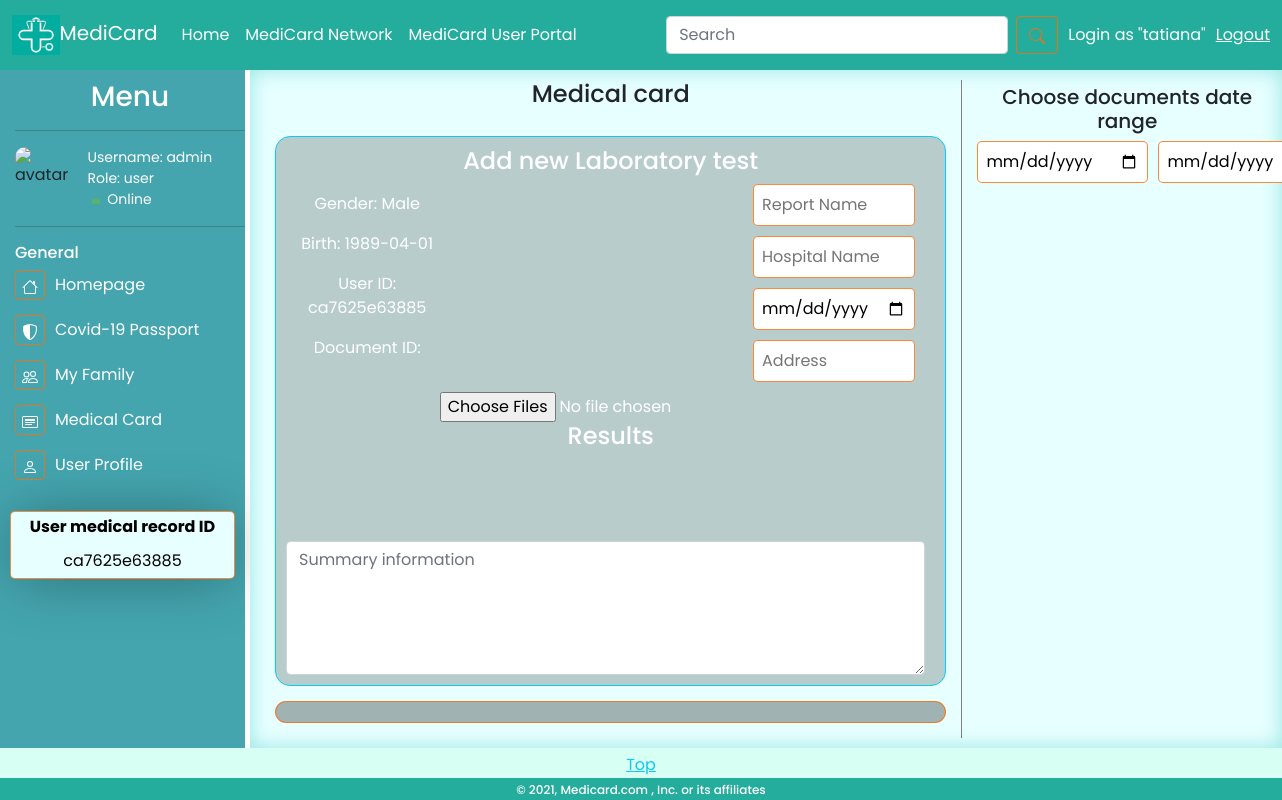
The page /portal/card/ca7625e63885 (signed in) on the database its author committed.
### portal/models.py (models this page shows, shortened)
class User(AbstractUser):
    user_role = models.CharField(max_length=30, default="user")
    avatar_url = models.URLField(
        default="https://firebasestorage.googleapis.com/v0/b/medicard-db.appspot.com/o/portal%2Fimg%2Fnoimage.jpg?alt=media&token=defb69c4-2ffc-4e10-be83-75498408c2e2")
    med_id = models.CharField(max_length=255, default=uuid.uuid4().hex[:12])
    passport = models.CharField(max_length=64, default=None, null=True, unique=True)
    full_name = models.CharField(max_length=100, null=True)
    gender = models.CharField(max_length=15, default='Male', null=True)
    birth_date = models.CharField(max_length=30, default="1920-01-01", null=True)
    bio = models.CharField(max_length=1000, default=None, null=True)
    home_address = models.CharField(max_length=255, null=True)
    job = models.CharField(max_length=255, null=True)
    phone_number = models.IntegerField(null=True)
    emergency_number = models.IntegerField(null=True)
    notifications = models.BooleanField(default=True)

### portal/views.py (the view, shortened to what this page needs)
# urls.py: path('portal', views.portal_view, name="portal"),
@login_required()
def portal_view(request, med_id="", page=""):
    if med_id == "":
        med_id = request.user.med_id
    if med_id == request.user.med_id:
        current_user = User.objects.get(med_id=request.user.med_id)
        info = User.objects.get(username=current_user.username)
        if page == "family":
            family_members = []
            members = FamilyMembers.objects.filter(user_id=request.user.id)
            if not members:
                return render(request, 'portal/portal.html', {
                    "user": info,
                    "family": True,
                    "owner": True
                })
            else:
                for member in members:
                    family_members.append(member.family_members_list_id)
                query = Q()
                for ident in family_members:
                    query.add(Q(id=ident), Q.OR)
                my_family = User.objects.filter(query)
                return render(request, 'portal/portal.html', {
                    "user": info,
                    "family": True,
                    "owner": True,
                    "my_family": my_family
                })
        elif page == "recognizer":
            return render(request, 'portal/portal.html', {
                "user": info,
                "recognizer": True,
                "owner": True,
            })
        elif page == "profile":
            return render(request, 'portal/profile.html', {
                "user": info,
                "owner": True,
            })
        elif page == "card":
            return render(request, 'portal/medicard.html', {
                "user": info,
                "owner": True,
            })
        elif page == "findhelp":
            return render(request, 'portal/portal.html', {
                "user": info,
                "findhelp": True,
                "owner": True
            })
        elif page == "covidpass":
            return render(request, 'portal/passport.html', {
                "user": info,
                "owner": True
            })
        else:
            return render(request, 'portal/portal.html', {
                "user": info,
                "dashboard": True,
                "owner": True
            })
    else:
        access_user = User.objects.get(med_id=med_id)
        access_check = AccessList.objects.filter(user_id=access_user.id, access_user=request.user.id)
        info = User.objects.get(med_id=med_id)
        if not access_check:
            return render(request, 'portal/portal.html', {
                "user": info,
                "error": True
            })
        else:
            if page == "card":
                return render(request, 'portal/medicard.html', {
                    "card": True,
                    "user": info
                })
            elif page == "profile":
                return render(request, 'portal/profile.html', {
                    "user": info
                })
            elif page == "covidpass":
                return render(request, 'portal/passport.html', {
                    "user": info,
                })
            else:
                return render(request, 'portal/portal.html', {
                    "user": info,
                    "dashboard": True
                })

### portal/templates/portal/medicard.html (shortened to what this page needs)
{% extends 'portal/portal_layout.html' %}
{% load static %}
{% block body %}
<div class="cards-container" id="app">
    <div class="documents-container">
        <div class="recognized">
            <div class="recognized-header">
                <h4>Medical card</h4>
            </div>
            <div class="modal-container">
                <div class="modal-add">
                    <div class="modal-add-header"><h4>Add new Laboratory test</h4></div>
                    <div class="row-main">
                        <div class="column-quater">
                            <p>Gender: {{ user.gender }} </p>
                            <p>Birth: {{ user.birth_date }}</p>
                            <p><span>User ID: </span><span>{{ user.med_id }}</span></p>
                            <p><span>Document ID: </span></p>
                        </div>
                        <div class="column-quater">
                            <input class="custom-input top-input" name="report_name" placeholder="Report Name"
                                   required type="text">
                            <input class="custom-input top-input" name="hospital_name" placeholder="Hospital Name"
                                   required type="text">
                            <input class="custom-input top-input" name="date" placeholder="Date" required type="date">
                            <input class="custom-input top-input" name="address" placeholder="Address" required
                                   type="text">
                        </div>
                    </div>
                    <input accept="jpg,png, gif" id="image-add-record" multiple="true" type="file">
                    <div class="modal-add-body">
                        <div class="modal-add-header"><h4>Results</h4></div>
                        <br/>
                        <br/>
                        <div class="summary-info">
                            <div class="form-group">
                        <textarea class="form-control summary"
                                  maxlength="500"
                                  placeholder="Summary information"
                                  rows="5"></textarea>
                            </div>
                        </div>
                    </div>
                </div>
            </div>
            <div class="document-container">
                <div class="report-container">
                </div>
            </div>
        </div>
        <div class="uploaded">
            <div class="card-sidebar-header"><h5>Choose documents date range</h5></div>
            <div class="date-picker">
                <input class="custom-input" id="date-from" placeholder="Date From" type="date">
                <input class="custom-input" id="date-to" placeholder="Date To" type="date">
            </div>
        </div>
    </div>
</div>
{% endblock %}

### portal/templates/portal/portal_layout.html (shortened to what this page needs)
{% load static %}
<!DOCTYPE html>
<html lang="en">
<head>
    <link rel="stylesheet" href="{% static 'portal/css/styles.css' %}">
    <link href="https://cdn.jsdelivr.net/npm/bootstrap@5.0.0-beta2/dist/css/bootstrap.min.css" rel="stylesheet">
</head>
<body>
<nav class="navbar navbar-expand-lg top-bar">
    <div class="container-fluid">
        <a class="navbar-brand  brand" href="{% url 'index' %}"><img alt="logo" height="40px" src="{% static 'portal/img/logo.png'%}">MediCard</a>
        <div class="collapse navbar-collapse" id="navbarText">
            <ul class="navbar-nav me-auto mb-2 mb-lg-0">
                <li class="nav-item">
                    <a aria-current="page" class="nav-link active" href="{% url 'index' %}">Home</a>
                </li>
                {% if user.is_authenticated  %}
                <li class="nav-item">
                    <a class="nav-link" href="{% url 'network'">MediCard Network</a>
                </li>
                 <li class="nav-item">
                    <a class="nav-link" href="{% url 'portal' %}">MediCard User Portal</a>
                </li>
                {% endif %}
            </ul>
            <div class="search-bar">
                <form class="d-flex">
                    <input aria-label="Search" class="form-control me-2" placeholder="Search" type="search">
                    <button class="btn s-button" type="submit">
                    </button>
                </form>
            </div>
            <span class="navbar-text login">
                {% if user.is_authenticated  %}
              Login as "{{ request.user.username }}"
                {% else %}
                 Not login yet
                {% endif %}
      </span>
            {% if user.is_authenticated  %}
            <a class="login" href="{% url 'logout' %}" >Logout</a>
            {% else %}
            <a class="login" href="{% url 'login' %}" >Login</a>
            {% endif %}
        </div>
    </div>
</nav>
<div class="container-portal" id="">
    <div class="menu-portal">
        <div class="title-menu"><h3 class="title-menu-text">Menu</h3></div>
        <hr/>
        <div class="user-info">
            <div class="avatar" data-link="{{ user.avatar_url }}">
                <img alt="avatar" src="{{ user.avatar_url }}">
            </div>
            <div class="about">
                <div class="name">Username: {{ user.username}}</div>
                <div class="role">Role: {{ user.user_role }}</div>
                <div class="status">
                    Online
                </div>
            </div>
        </div>
        <hr/>
        <div class="title-general"><h3 class="title-general-text">General</h3></div>
        <ul class="ul-menu">
            <a href="{% url 'portal' %}">
                <li class="menu-link">
                    <div class="background-ico">
                    </div>
                    <span class="link-desc">Homepage</span>
                </li>
            </a>
            <a href="{% url 'portal' %}/covidpass/{{user.med_id}}">
                <li class="menu-link">
                    <div class="background-ico">
                    </div>
                    <span class="link-desc">Covid-19 Passport</span>
                </li>
            </a>
            <a href="{% url 'portal' %}/family/{{user.med_id}}">
                <li class="menu-link">
                    <div class="background-ico">
                    </div>
                    <span class="link-desc">My Family</span>
                </li>
            </a>
            <a href="{% url 'portal' %}/card/{{user.med_id}}">
                <li class="menu-link">
                    <div class="background-ico">
                    </div>
                    <span class="link-desc">Medical Card</span>
                </li>
            </a>
            <a href="{% url 'portal' %}/profile/{{user.med_id}}">
                <li class="menu-link">
                    <div class="background-ico">
                    </div>
                    <span class="link-desc">User Profile</span>
                </li>
            </a>
        </ul>
        <div class="id-box">
            <h6><strong>User medical record ID</strong></h6>
            <div class="id-number">
                {{ user.med_id }}
            </div>
        </div>
    </div>
{% block body %}
{% endblock %}
    </div>
<div class="footer">
    <div class="go-top">
        <a class="top">Top</a>
    </div>
    <div class="footer-med">
        <h6 class="footer-text">© 2021, Medicard.com , Inc. or its affiliates</h6>
    </div>
</div>
</body>
</html>

### portal/static/portal/css/styles.css (style rules this page uses)
* { margin: 0; padding: 0; font-family: 'Poppins', sans-serif; }
.active { background-color: #24ad9c75; }
.custom-input { border: 1px solid #fb6f0cd1; padding: 0.5rem; width: 100%; margin: 0px 10px 10px 0px; border-radius: 5px; -webkit-transition: all 0.30s ease-in-out; -moz-transition: all 0.30s ease-in-out; -ms-transition: all 0.30s ease-in-out; -o-transition: all 0.30s ease-in-out; outline: none; }
.row-main { display: flex; justify-content: space-between; }
.column-quater { width: 25%; margin-right: 20px }
.top-bar { display: flex; width: 100%; height: 70px !important; background-color: #24ad9c; justify-content: space-around; color: #fff; }
.top-bar a { color: #fff; transition: 0.4s; }
.search-bar { padding: 0; margin: 0; }
.s-button { color: #fb6f0cd1 !important; border-color: #fb6f0cd1 !important; transition: 0.8s; }
.login { margin-left: 10px; }
body { background-color: gainsboro; }
.go-top { width: 100%; height: 30px; background-color: #d0fff2d1; display: flex; justify-content: center; }
.top { padding: 5px; color: #0dcaf0; cursor: pointer; }
.footer-med { width: 100%; background-color: #24ad9c; color: #fff; display: flex; justify-content: center; }
.footer-text { margin: 5px; font-size: 12px; justify-content: center; align-items: center; text-align: center; }
.container-portal { background-color: #e7ffff; display: grid; grid-template-columns: 250px auto; grid-template-areas: "menu body"; }
.menu-portal { grid-area: menu; background-color: #44a5af; border-right: 5px solid #fff; }
.menu-portal > * { margin-left: 15px; }
.title-menu { justify-content: center; align-items: center; text-align: center; }
.title-menu-text { color: #fff; margin-top: 10px; }
.user-info { display: flex; }
.avatar { height: 25%; width: 25%; }
.avatar img { width: 60px; border-radius: 10px; }
.about { margin-left: 15px; color: #fff; font-size: 14px; }
.title-general { align-items: flex-start; }
.title-general-text { color: #fff; font-size: 16px; }
.ul-menu { margin-left: 15px !important; padding: 0px; }
.ul-menu a { text-decoration: none; }
.menu-link { display: flex; grid-area: body; color: #fff; list-style-type: none; padding: 0px 0px 15px 0px; }
.background-ico { margin-right: 10px; font-size: 12px; width: 30px; height: 30px; line-height: 30px; text-align: center; border-radius: 4px; transition: 0.8s; border: 1px solid #fb6f0cd1; }
.link-desc { margin-top: 3px; transition: 0.8s; }
.id-box { -webkit-box-shadow: 0px 2px 60px -6px rgba(0, 0, 0, 0.38); -moz-box-shadow: 0px 2px 60px -6px rgba(0, 0, 0, 0.38); box-shadow: 0px 2px 60px -6px rgba(0, 0, 0, 0.38); border-radius: 5px; margin: 10px; background-color: #e7ffff; align-items: flex-end; border: 1px solid #fb6f0cd1; transition: border 0.8s; }
.id-box h6 { padding: 5px; color: #000; justify-content: center; text-align: center; }
.id-number { color: #000; text-align: center; text-shadow: #0dcaf0; padding-bottom: 5px; }
.cards-container { background-color: #e7ffff; -webkit-box-shadow: inset 0px 0px 20px 1px rgba(156, 232, 229, 1); -moz-box-shadow: inset 0px 0px 20px 1px rgba(156, 232, 229, 1); box-shadow: inset 0px 0px 20px 1px rgba(156, 232, 229, 1); }
.documents-container { display: grid; grid-template-columns: 70% 30%; grid-template-areas: "recognized uploaded"; animation: 2s visability; }
.recognized { margin: 10px; text-align: center; border-right: 1px solid grey; grid-area: recognized; position: relative; }
.uploaded { padding: 5px; grid-area: uploaded; }
.modal-container { border-radius: 15px; color: #fff; display: flex; flex-wrap: wrap; margin: 15px; padding: 10px; background-color: rgba(0, 0, 0, 0.2); justify-content: center; border: 1px solid #0dcaf0 !important; animation: 1s visability; transition: 1s all ease; }
.report-container { border-radius: 15px; color: #fff; display: flex; flex-wrap: wrap; margin: 15px; padding: 10px; background-color: rgba(0, 0, 0, 0.3); justify-content: center; border: 1px solid #fb6f0cd1 !important; }
.summary-info { margin-top: 5px; margin-right: 10px; }
.card-sidebar-header { margin-top: 10px; text-align: center; }
.date-picker { display: flex; justify-content: space-around; }

### rows shown on the page
User: user.username "tatiana"
User: username "admin", user_role "user", med_id "ca7625e63885", gender "Male", birth_date "1989-04-01"
